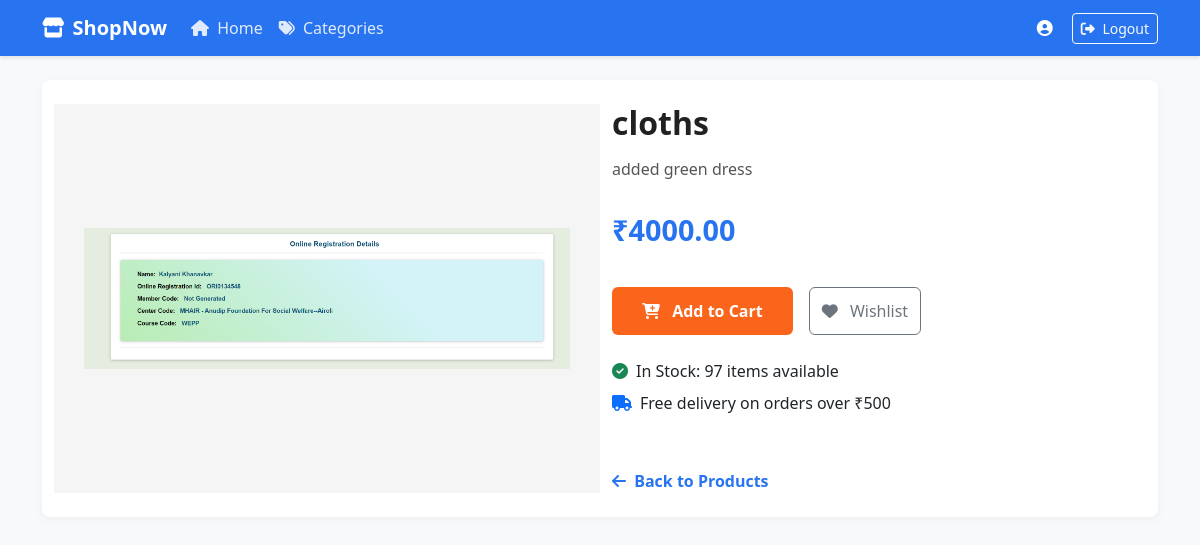
/customer/product/4/, run on the app's committed database.
### customer/models.py (models this page shows, shortened)
class Product(models.Model):
    name = models.CharField(max_length=100)
    description = models.TextField()
    category = models.ForeignKey(Category, on_delete=models.SET_NULL, null=True, blank=True)
    price = models.DecimalField(max_digits=10, decimal_places=2)
    discount= models.DecimalField(max_digits=5, decimal_places=2, default=0)
    stock = models.PositiveIntegerField(default=0)
    image = models.ImageField(upload_to='products/', null=True, blank=True)
    color = models.CharField(max_length=50, blank=True)  # <- add this
    offer = models.CharField(max_length=100, blank=True) # <- add this
    created_at = models.DateTimeField(auto_now_add=True)
    updated_at = models.DateTimeField(auto_now=True)
    status = models.BooleanField(default=True)  # For active/inactive products

### customer/views.py (the view)
# urls.py: path('product/<int:product_id>/', views.product_detail, name='product_detail'),
def product_detail(request, product_id):
    product = get_object_or_404(Product, id=product_id)
    context = {
        'product': product,
    }
    return render(request, 'customer/product_detail.html', context)

### customer/templates/customer/product_detail.html (shortened to what this page needs)
{% load static %}
<!DOCTYPE html>
<html lang="en">
<head>
    <link href="https://cdn.jsdelivr.net/npm/bootstrap@5.3.2/dist/css/bootstrap.min.css" rel="stylesheet" />
    <link href="https://cdnjs.cloudflare.com/ajax/libs/font-awesome/6.4.0/css/all.min.css" rel="stylesheet" />
</head>
<body>
    <nav class="navbar navbar-expand-lg navbar-dark navbar-custom mb-4">
        <div class="container">
            <a class="navbar-brand" href="{% url 'product_list' %}">
                <i class="fas fa-store me-2"></i>ShopNow
            </a>
            <div class="collapse navbar-collapse" id="navbarNav">
                <ul class="navbar-nav me-auto mb-2 mb-lg-0">
                    <li class="nav-item">
                        <a class="nav-link" href="{% url 'product_list' %}">
                            <i class="fas fa-home me-1"></i> Home
                        </a>
                    </li>
                    <li class="nav-item">
                        <a class="nav-link" href="#">
                            <i class="fas fa-tags me-1"></i> Categories
                        </a>
                    </li>
                </ul>
                <div class="d-flex align-items-center">
                    <span class="user-greeting">
                        <i class="fas fa-user-circle me-1"></i> {{ user.username }}
                    </span>
                    <a href="{% url 'logout' %}" class="btn btn-outline-light btn-sm">
                        <i class="fas fa-sign-out-alt me-1"></i> Logout
                    </a>
                </div>
            </div>
        </div>
    </nav>
    <div class="container">
        <div class="product-container p-4">
            <div class="row">
                <div class="col-md-6 d-flex align-items-center justify-content-center p-0">
                    <img src="{{ product.image.url }}" class="product-image" alt="{{ product.name }}">
                </div>
                <div class="col-md-6">
                    <h1 class="product-title">{{ product.name }}</h1>
                    <p class="product-description">{{ product.description }}</p>
                    <div class="d-flex align-items-center mb-3">
                        <span class="product-price">₹{{ product.price }}</span>
                    </div>
                    <div class="d-flex gap-3 mb-4">
                        <a href="{% url 'add_to_cart' product.id %}" class="btn btn-add-to-cart">
                            <i class="fas fa-cart-plus me-2"></i> Add to Cart
                        </a>
                        <button class="btn btn-outline-secondary">
                            <i class="fas fa-heart me-2"></i> Wishlist
                        </button>
                    </div>
                    <div class="mb-4">
                        <div class="d-flex align-items-center mb-2 stock-info">
                            <i class="fas fa-check-circle text-success me-2"></i>
                            <span>In Stock: {{ product.stock }} items available</span>
                        </div>
                        <div class="d-flex align-items-center delivery-info">
                            <i class="fas fa-truck text-primary me-2"></i>
                            <span>Free delivery on orders over ₹500</span>
                        </div>
                    </div>
                    <a href="{% url 'product_list' %}" class="back-to-products">
                        <i class="fas fa-arrow-left me-1"></i> Back to Products
                    </a>
                </div>
            </div>
        </div>
    </div>
</body>
</html>

### customer/templates/customer/product_detail.html (style rules this page uses)
:root { --primary: #2874f0; --primary-dark: #1a5dc8; --secondary: #fb641b; --light-gray: #f5f5f5; --dark-gray: #212121; }
body { font-family: 'Segoe UI', Tahoma, Geneva, Verdana, sans-serif; background-color: #f8f9fa; }
.navbar-custom { background-color: var(--primary); box-shadow: 0 2px 4px rgba(0,0,0,0.1); }
.navbar-brand { font-weight: 700; color: white !important; }
.nav-link { color: rgba(255,255,255,0.85) !important; transition: all 0.3s ease; }
.user-greeting { color: white; margin-right: 15px; font-weight: 500; }
.product-container { background: white; border-radius: 8px; box-shadow: 0 2px 10px rgba(0,0,0,0.05); overflow: hidden; }
.product-image { width: 100%; height: 100%; max-height: 500px; object-fit: contain; background: var(--light-gray); padding: 30px; }
.product-title { font-size: 2rem; font-weight: 600; margin-bottom: 15px; color: var(--dark-gray); }
.product-description { color: #555; margin-bottom: 25px; line-height: 1.6; }
.product-price { font-size: 1.8rem; font-weight: 700; color: var(--primary); margin-bottom: 20px; }
.btn-add-to-cart { background-color: var(--secondary); border: none; padding: 12px 30px; font-size: 16px; font-weight: 600; transition: all 0.3s ease; color: white; }
.back-to-products { display: inline-block; margin-top: 30px; color: var(--primary); text-decoration: none; font-weight: 600; transition: all 0.3s ease; }
.stock-info, .delivery-info { font-weight: 500; font-size: 1rem; }

### data on the page
Product: image (picture), name "cloths", description "added green dress", price "4000.00", stock "97"
